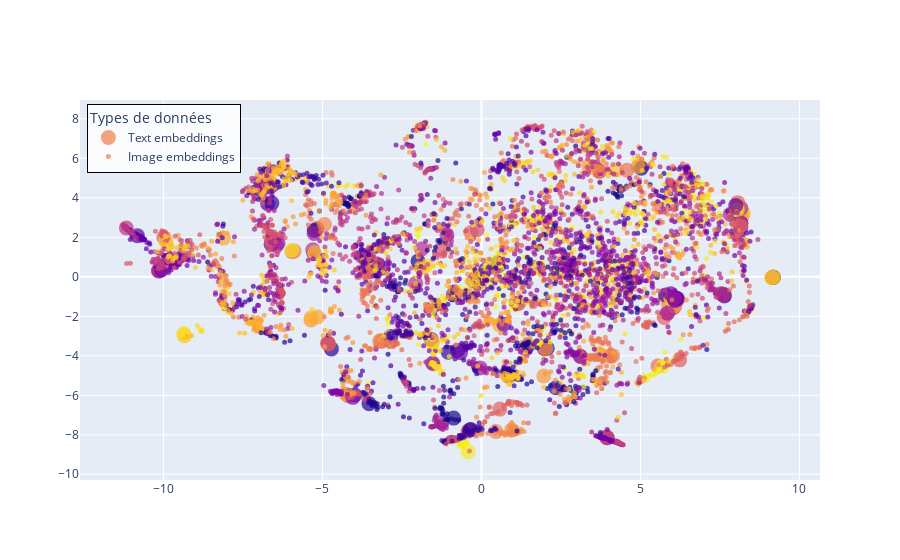

Write notebook code for a chart like this one.
### Code cell
# t-SNE of the merged tensor

tsne = TSNE(n_components=2, verbose=0, perplexity=40, n_iter=300)
image_text_tsne = tsne.fit_transform(text_cat_image.to('cpu'))

sizes = np.array([15 if i < 200 else 5 for i in range(len(image_text_tsne))])

fig = go.Figure()

fig.add_trace(go.Scatter(
    x=image_text_tsne[:200, 0],
    y=image_text_tsne[:200, 1],
    mode='markers',
    name='Text embeddings',
    marker=dict(
        size=sizes[:200],
        color=shuffled_classes,
        opacity=0.7,
        line=dict(width=0)
    ),
    showlegend=True
))

fig.add_trace(go.Scatter(
    x=image_text_tsne[200:, 0],
    y=image_text_tsne[200:, 1],
    mode='markers',
    name='Image embeddings',
    marker=dict(
        size=sizes[200:],
        color=shuffled_colors,
        opacity=0.7,
        line=dict(width=0)
    ),
    showlegend=True
))


fig.update_layout(
legend=dict(
    title='Types de données',
    x=0.01,
    y=0.99,
    bgcolor='rgba(255,255,255,0.8)',
    bordercolor='black',
    borderwidth=1
    )
)

fig.update_traces(
    
    marker=dict(
                              line=dict(width=0,
                                        )
                  ))

path='/home/onyxia/work/DetailCLIP/images/text + image/image.png'
fig.write_image(path, format='png', engine='kaleido')
fig.show()

### Figure 1 — Plotly figure (JSON) as saved in the notebook; plotly's stock layout.template omitted (floating-point values rounded to 4 significant figures; data arrays with more than 128 entries replaced by an {"elided": "..."} marker saying what was removed)
{"data": [{"marker": {"color": {"elided": "200 int values"}, "line": {"width": 0}, "opacity": 0.7, "size": {"elided": "200 int values"}}, "mode": "markers", "name": "Text embeddings", "showlegend": true, "type": "scatter", "x": {"elided": "200 float values"}, "y": {"elided": "200 float values"}}, {"marker": {"color": {"elided": "5920 int values"}, "line": {"width": 0}, "opacity": 0.7, "size": {"elided": "5920 int values"}}, "mode": "markers", "name": "Image embeddings", "showlegend": true, "type": "scatter", "x": {"elided": "5920 float values"}, "y": {"elided": "5920 float values"}}], "layout": {"legend": {"bgcolor": "rgba(255,255,255,0.8)", "bordercolor": "black", "borderwidth": 1, "title": {"text": "Types de données"}, "x": 0.01, "y": 0.99}}}
